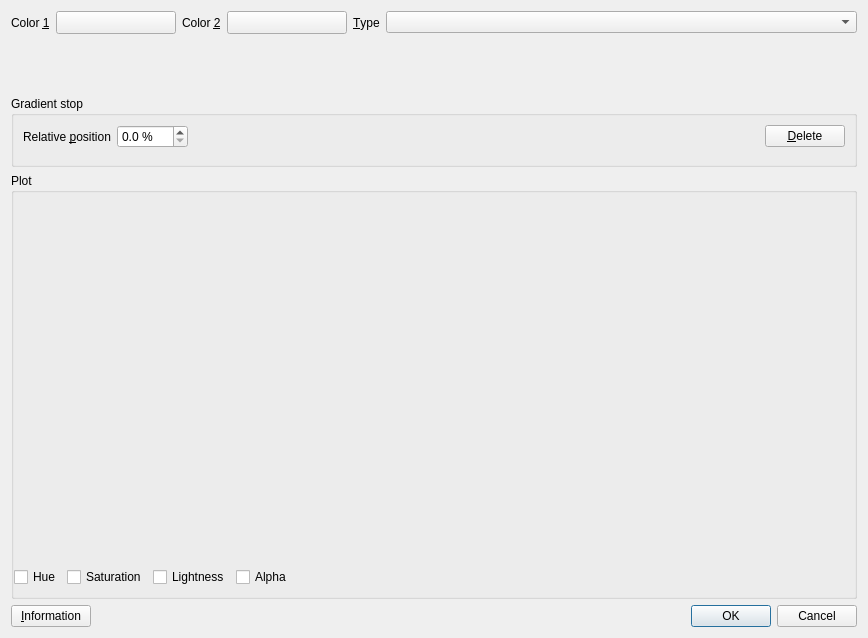
<?xml version="1.0" encoding="UTF-8"?>
<ui version="4.0">
 <class>QgsVectorGradientColorRampV2DialogBase</class>
 <widget class="QDialog" name="QgsVectorGradientColorRampV2DialogBase">
  <property name="geometry">
   <rect>
    <x>0</x>
    <y>0</y>
    <width>868</width>
    <height>638</height>
   </rect>
  </property>
  <property name="windowTitle">
   <string>Gradient color ramp</string>
  </property>
  <layout class="QVBoxLayout" name="verticalLayout" stretch="0,0,0,0">
   <item>
    <layout class="QHBoxLayout" name="horizontalLayout_3" stretch="0,0,0,0,0,1">
     <item>
      <widget class="QLabel" name="label">
       <property name="text">
        <string>Color &amp;1</string>
       </property>
       <property name="buddy">
        <cstring>btnColor1</cstring>
       </property>
      </widget>
     </item>
     <item>
      <widget class="QgsColorButtonV2" name="btnColor1">
       <property name="minimumSize">
        <size>
         <width>120</width>
         <height>0</height>
        </size>
       </property>
       <property name="maximumSize">
        <size>
         <width>120</width>
         <height>16777215</height>
        </size>
       </property>
       <property name="text">
        <string/>
       </property>
      </widget>
     </item>
     <item>
      <widget class="QLabel" name="label_2">
       <property name="text">
        <string>Color &amp;2</string>
       </property>
       <property name="buddy">
        <cstring>btnColor2</cstring>
       </property>
      </widget>
     </item>
     <item>
      <widget class="QgsColorButtonV2" name="btnColor2">
       <property name="minimumSize">
        <size>
         <width>120</width>
         <height>0</height>
        </size>
       </property>
       <property name="maximumSize">
        <size>
         <width>120</width>
         <height>16777215</height>
        </size>
       </property>
       <property name="text">
        <string/>
       </property>
      </widget>
     </item>
     <item>
      <widget class="QLabel" name="label_3">
       <property name="text">
        <string>&amp;Type</string>
       </property>
       <property name="buddy">
        <cstring>cboType</cstring>
       </property>
      </widget>
     </item>
     <item>
      <widget class="QComboBox" name="cboType">
       <property name="sizePolicy">
        <sizepolicy hsizetype="Minimum" vsizetype="Fixed">
         <horstretch>0</horstretch>
         <verstretch>0</verstretch>
        </sizepolicy>
       </property>
       <property name="styleSheet">
        <string notr="true"/>
       </property>
       <property name="sizeAdjustPolicy">
        <enum>QComboBox::AdjustToMinimumContentsLength</enum>
       </property>
      </widget>
     </item>
    </layout>
   </item>
   <item>
    <widget class="QgsGradientStopEditor" name="mStopEditor" native="true">
     <property name="sizePolicy">
      <sizepolicy hsizetype="Preferred" vsizetype="Fixed">
       <horstretch>0</horstretch>
       <verstretch>0</verstretch>
      </sizepolicy>
     </property>
     <property name="minimumSize">
      <size>
       <width>0</width>
       <height>50</height>
      </size>
     </property>
     <property name="focusPolicy">
      <enum>Qt::StrongFocus</enum>
     </property>
    </widget>
   </item>
   <item>
    <widget class="QScrollArea" name="scrollArea">
     <property name="frameShape">
      <enum>QFrame::NoFrame</enum>
     </property>
     <property name="widgetResizable">
      <bool>true</bool>
     </property>
     <widget class="QWidget" name="scrollAreaWidgetContents">
      <property name="geometry">
       <rect>
        <x>0</x>
        <y>0</y>
        <width>850</width>
        <height>494</height>
       </rect>
      </property>
      <layout class="QVBoxLayout" name="verticalLayout_2" stretch="0,1">
       <property name="leftMargin">
        <number>0</number>
       </property>
       <property name="topMargin">
        <number>0</number>
       </property>
       <property name="rightMargin">
        <number>0</number>
       </property>
       <property name="bottomMargin">
        <number>0</number>
       </property>
       <item>
        <widget class="QgsCollapsibleGroupBox" name="groupBox_2">
         <property name="title">
          <string>Gradient stop</string>
         </property>
         <layout class="QGridLayout" name="gridLayout" rowminimumheight="0,1">
          <item row="0" column="1">
           <widget class="QgsDoubleSpinBox" name="mPositionSpinBox">
            <property name="suffix">
             <string> %</string>
            </property>
            <property name="decimals">
             <number>1</number>
            </property>
           </widget>
          </item>
          <item row="0" column="0">
           <widget class="QLabel" name="label_4">
            <property name="text">
             <string>Relative &amp;position</string>
            </property>
            <property name="buddy">
             <cstring>mPositionSpinBox</cstring>
            </property>
           </widget>
          </item>
          <item row="0" column="3">
           <widget class="QPushButton" name="mDeleteStopButton">
            <property name="text">
             <string>&amp;Delete</string>
            </property>
           </widget>
          </item>
          <item row="1" column="0" colspan="4">
           <widget class="QgsCompoundColorWidget" name="mColorWidget" native="true">
            <property name="focusPolicy">
             <enum>Qt::StrongFocus</enum>
            </property>
           </widget>
          </item>
          <item row="0" column="2">
           <spacer name="horizontalSpacer">
            <property name="orientation">
             <enum>Qt::Horizontal</enum>
            </property>
            <property name="sizeHint" stdset="0">
             <size>
              <width>40</width>
              <height>20</height>
             </size>
            </property>
           </spacer>
          </item>
         </layout>
        </widget>
       </item>
       <item>
        <widget class="QgsCollapsibleGroupBox" name="mPlotGroupBox">
         <property name="minimumSize">
          <size>
           <width>0</width>
           <height>0</height>
          </size>
         </property>
         <property name="title">
          <string>Plot</string>
         </property>
         <layout class="QVBoxLayout" name="verticalLayout_3" stretch="1,0">
          <property name="leftMargin">
           <number>0</number>
          </property>
          <property name="topMargin">
           <number>9</number>
          </property>
          <property name="rightMargin">
           <number>0</number>
          </property>
          <property name="bottomMargin">
           <number>9</number>
          </property>
          <item>
           <widget class="QwtPlot" name="mPlot">
            <property name="minimumSize">
             <size>
              <width>0</width>
              <height>200</height>
             </size>
            </property>
           </widget>
          </item>
          <item>
           <layout class="QHBoxLayout" name="horizontalLayout_2">
            <item>
             <widget class="QCheckBox" name="mPlotHueCheckbox">
              <property name="text">
               <string>Hue</string>
              </property>
             </widget>
            </item>
            <item>
             <widget class="QCheckBox" name="mPlotSaturationCheckbox">
              <property name="text">
               <string>Saturation</string>
              </property>
             </widget>
            </item>
            <item>
             <widget class="QCheckBox" name="mPlotLightnessCheckbox">
              <property name="text">
               <string>Lightness</string>
              </property>
             </widget>
            </item>
            <item>
             <widget class="QCheckBox" name="mPlotAlphaCheckbox">
              <property name="text">
               <string>Alpha</string>
              </property>
             </widget>
            </item>
            <item>
             <spacer name="horizontalSpacer_2">
              <property name="orientation">
               <enum>Qt::Horizontal</enum>
              </property>
              <property name="sizeHint" stdset="0">
               <size>
                <width>40</width>
                <height>20</height>
               </size>
              </property>
             </spacer>
            </item>
           </layout>
          </item>
         </layout>
        </widget>
       </item>
      </layout>
     </widget>
    </widget>
   </item>
   <item>
    <layout class="QHBoxLayout" name="horizontalLayout">
     <item>
      <widget class="QPushButton" name="btnInformation">
       <property name="text">
        <string>&amp;Information</string>
       </property>
      </widget>
     </item>
     <item>
      <widget class="QDialogButtonBox" name="buttonBox">
       <property name="orientation">
        <enum>Qt::Horizontal</enum>
       </property>
       <property name="standardButtons">
        <set>QDialogButtonBox::Cancel|QDialogButtonBox::Ok</set>
       </property>
      </widget>
     </item>
    </layout>
   </item>
  </layout>
 </widget>
 <customwidgets>
  <customwidget>
   <class>QgsColorButtonV2</class>
   <extends>QToolButton</extends>
   <header>qgscolorbuttonv2.h</header>
   <container>1</container>
  </customwidget>
  <customwidget>
   <class>QgsGradientStopEditor</class>
   <extends>QWidget</extends>
   <header>qgsgradientstopeditor.h</header>
   <container>1</container>
  </customwidget>
  <customwidget>
   <class>QgsDoubleSpinBox</class>
   <extends>QDoubleSpinBox</extends>
   <header>qgsdoublespinbox.h</header>
  </customwidget>
  <customwidget>
   <class>QgsCompoundColorWidget</class>
   <extends>QWidget</extends>
   <header>qgscompoundcolorwidget.h</header>
   <container>1</container>
  </customwidget>
  <customwidget>
   <class>QgsCollapsibleGroupBox</class>
   <extends>QGroupBox</extends>
   <header>qgscollapsiblegroupbox.h</header>
   <container>1</container>
  </customwidget>
  <customwidget>
   <class>QwtPlot</class>
   <extends>QFrame</extends>
   <header>qwt_plot.h</header>
   <container>1</container>
  </customwidget>
 </customwidgets>
 <tabstops>
  <tabstop>btnColor1</tabstop>
  <tabstop>btnColor2</tabstop>
  <tabstop>cboType</tabstop>
  <tabstop>mStopEditor</tabstop>
  <tabstop>mPositionSpinBox</tabstop>
  <tabstop>mDeleteStopButton</tabstop>
  <tabstop>mColorWidget</tabstop>
  <tabstop>btnInformation</tabstop>
 </tabstops>
 <resources/>
 <connections>
  <connection>
   <sender>buttonBox</sender>
   <signal>accepted()</signal>
   <receiver>QgsVectorGradientColorRampV2DialogBase</receiver>
   <slot>accept()</slot>
   <hints>
    <hint type="sourcelabel">
     <x>267</x>
     <y>354</y>
    </hint>
    <hint type="destinationlabel">
     <x>168</x>
     <y>256</y>
    </hint>
   </hints>
  </connection>
  <connection>
   <sender>buttonBox</sender>
   <signal>rejected()</signal>
   <receiver>QgsVectorGradientColorRampV2DialogBase</receiver>
   <slot>reject()</slot>
   <hints>
    <hint type="sourcelabel">
     <x>372</x>
     <y>354</y>
    </hint>
    <hint type="destinationlabel">
     <x>371</x>
     <y>259</y>
    </hint>
   </hints>
  </connection>
 </connections>
</ui>
